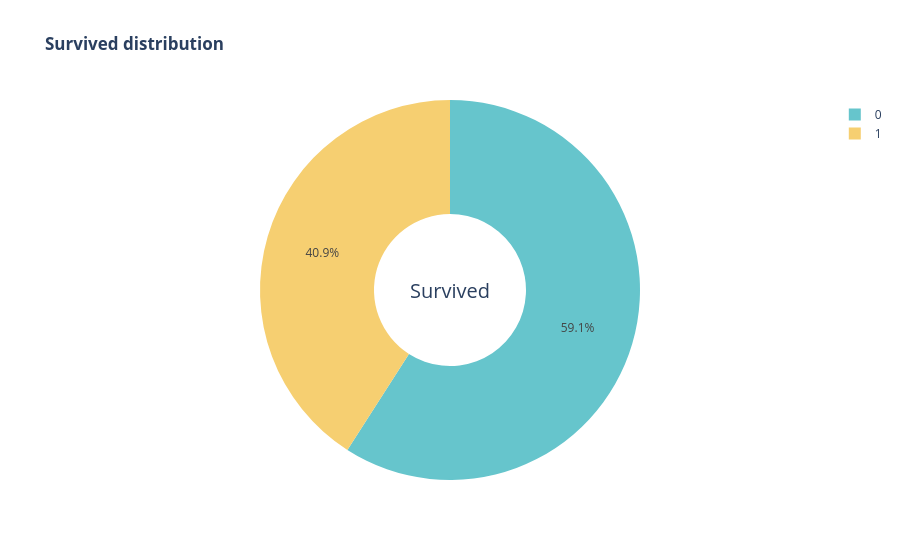

Write notebook code for a chart like this one.
### Code cell
fig =px.pie(df, names='Survived', title='<b>Survived distribution</b>',
       color_discrete_sequence=px.colors.qualitative.Pastel ,
       hole =0.4
       )
fig.update_layout(annotations= [dict(text= 'Survived', font_size =20,x =0.5, y =0.5,showarrow = False)])
fig.show()

### Figure 1 — Plotly figure (JSON) as saved in the notebook; plotly's stock layout.template omitted (floating-point values rounded to 4 significant figures; data arrays with more than 128 entries replaced by an {"elided": "..."} marker saying what was removed)
{"data": [{"domain": {"x": [0, 1], "y": [0, 1]}, "hole": 0.4, "hovertemplate": "Survived=%{label}<extra></extra>", "labels": {"elided": "760 int values"}, "legendgroup": "", "name": "", "showlegend": true, "type": "pie"}], "layout": {"annotations": [{"font": {"size": 20}, "showarrow": false, "text": "Survived", "x": 0.5, "y": 0.5}], "legend": {"tracegroupgap": 0}, "piecolorway": ["rgb(102, 197, 204)", "rgb(246, 207, 113)", "rgb(248, 156, 116)", "rgb(220, 176, 242)", "rgb(135, 197, 95)", "rgb(158, 185, 243)", "rgb(254, 136, 177)", "rgb(201, 219, 116)", "rgb(139, 224, 164)", "rgb(180, 151, 231)", "rgb(179, 179, 179)"], "title": {"text": "<b>Survived distribution</b>"}}}
